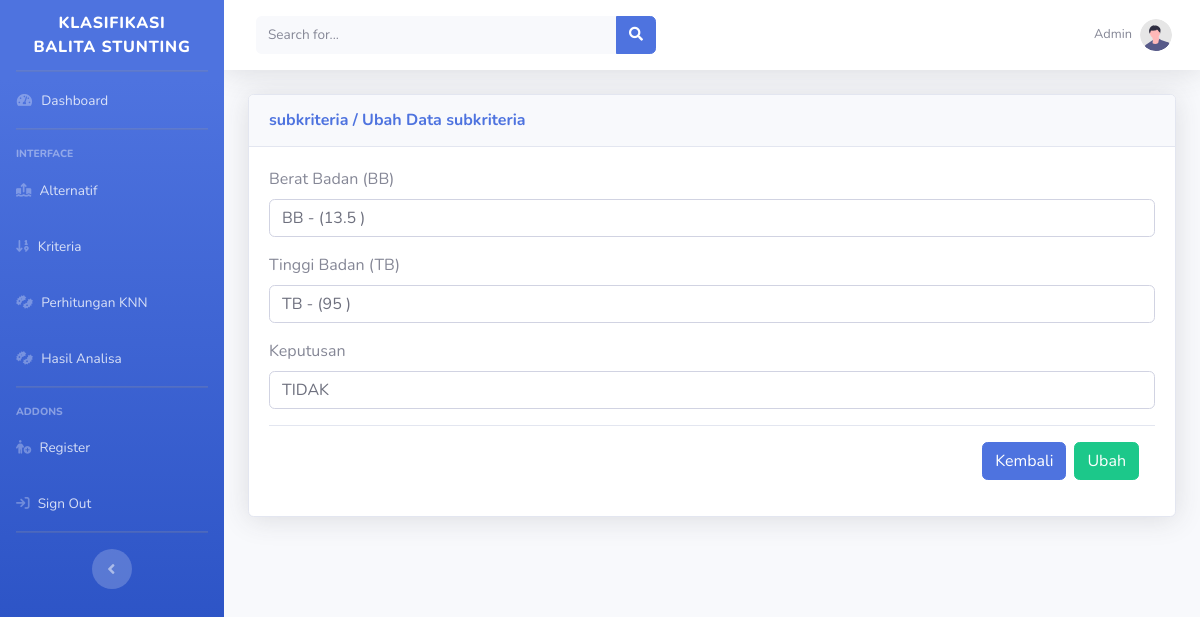
Before: /admin/trainingaksi.php?id_alternatif=A01&aksi=ubah (signed in) with the older database file.
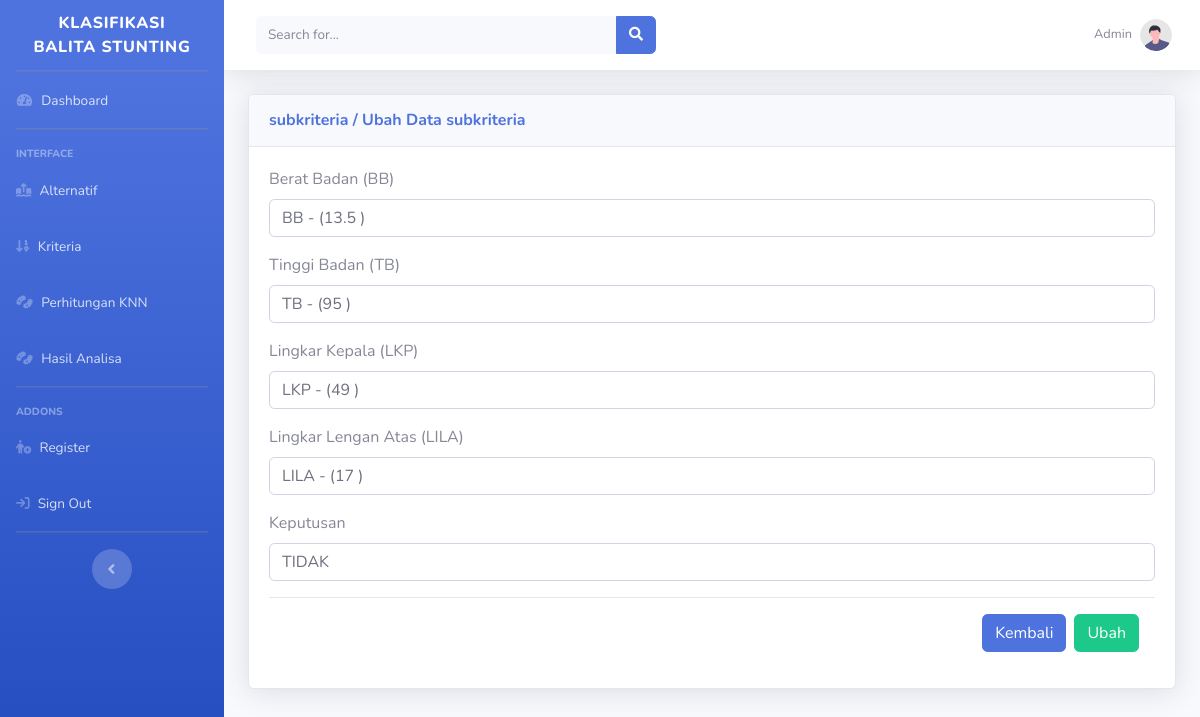
After: the same page with the newer database file.
### tables this page shows
CREATE TABLE `tb_kriteria` (
  `id_kriteria` varchar(11) NOT NULL,
  `nama_kriteria` varchar(50) NOT NULL,
  `keterangan_kriteria` varchar(255) NOT NULL
);

CREATE TABLE `tb_alternatif` (
  `id_alternatif` varchar(11) NOT NULL,
  `nik_alternatif` varchar(20) NOT NULL,
  `nama_alternatif` varchar(50) NOT NULL,
  `umur_alternatif` varchar(10) NOT NULL,
  `tgl_alternatif` varchar(10) NOT NULL,
  `keputusan_training` varchar(50) NOT NULL,
  `distance` double NOT NULL,
  `rangking` int(11) NOT NULL,
  `pilihan` varchar(20) NOT NULL
);

### admin/trainingaksi.php (the view, shortened to what this page needs)
<?php
include 'header.php';
if (isset($_GET['aksi'])) {
    if ($_GET['aksi'] == 'tambah') {
        ?>
<?php
$cari_id = mysqli_query($db, "SELECT max(id_subkriteria) FROM tb_subkriteria");
        $data_id = mysqli_fetch_array($cari_id);
        if ($data_id) {
            $nilai_id = substr($data_id[0], 1);
            $id = (int) $nilai_id;
            $id = $id + 1;
            $id_otomatis = "S" . str_pad($id, 2, "0", STR_PAD_LEFT);
        } else {
            $id_otomatis = "S01";
        }
        ?>
<div class='card shadow mb-2'>
    <div class='card-header py-3'>
        <h6 class='m-0 font-weight-bold text-primary'>Training / Tambah Data Training</h6>
    </div>
    <div class='card-body'>
        <div class='table-responsive'>
        </div>
        <form action="trainingproses.php?proses=prosestambah" method="post" enctype="multipart/form-data">
            <input type="hidden" name="id_alternatif" class="form-control"
                value="<?=htmlspecialchars($_GET['id_alternatif']);?>">
            <!-- <?php
$hasil = mysqli_query($db, "SELECT * FROM tb_kriteria ORDER BY id_kriteria");
        while ($baris = mysqli_fetch_array($hasil)) {
            $idK = $baris['id_kriteria'];
            $labelK = $baris['nama_kriteria'];
            echo "<div class='form-group'>
                        <label>" . $labelK . "</label>";
            echo "<select name='" . $idK . "' class='form-control'>";
            $hasil2 = mysqli_query($db, "SELECT * FROM tb_subkriteria WHERE id_kriteria='" . $idK . "' ORDER BY nilai_subkriteria DESC");
            while ($baris2 = mysqli_fetch_array($hasil2)) {
                echo "<option selected value='" . $baris2['id_subkriteria'] . "'>" . $baris2['nama_subkriteria'] . " - (" . $baris2['nilai_subkriteria'] . ")</option>";
            }
            echo "</select> </div>";
        }
        ?> -->
            <div class="form-group">
                <label>Keputusan</label>
                <select name="keputusan_training" class="form-control">
                    <option>YA</option>
                    <option>TIDAK</option>
                </select>
            </div>
            <div class="modal-footer">
                <a href="training.php?id_alternatif=<?=$_GET['id_alternatif'];?>" class="btn btn-primary">Kembali</a>
                <input type="submit" class="btn btn-success" value="Simpan">
            </div>
        </form>
    </div>
</div>
<?php
} elseif ($_GET['aksi'] == 'ubah') {
        ?>
<div class='card shadow mb-2'>
    <div class='card-header py-3'>
        <h6 class='m-0 font-weight-bold text-primary'>subkriteria / Ubah Data subkriteria</h6>
    </div>
    <div class='card-body'>
        <form action="trainingproses.php?proses=prosesubah" method="post" enctype="multipart/form-data">
            <?php
        $hasil = mysqli_query($db, "SELECT * FROM tb_kriteria ORDER BY id_kriteria");
        while ($baris = mysqli_fetch_array($hasil)) {
            $idK = $baris['id_kriteria'];
            $labelK = $baris['nama_kriteria'];
            $id_alternatif = $_GET['id_alternatif'];
            $hasil3 = mysqli_query($db, "SELECT * FROM tb_training WHERE id_kriteria='" . $idK . "' AND id_alternatif='" . $id_alternatif . "'");
            $result3 = mysqli_fetch_array($hasil3, MYSQLI_ASSOC);
            $sub = $result3['id_subkriteria'];
            echo "<div class='form-group'>
                        <label>" . $labelK . "</label>";
            echo "<select name='" . $idK . "' class='form-control'>";
            $hasil2 = mysqli_query($db, "SELECT * FROM tb_subkriteria WHERE id_kriteria='" . $idK . "' ORDER BY nilai_subkriteria DESC");
            while ($baris2 = mysqli_fetch_array($hasil2)) {
                if ($baris2['id_subkriteria'] == $sub) {
                    echo "<option selected value='" . $baris2['id_subkriteria'] . "'>" . $baris2['nama_subkriteria'] . " - (" . $baris2['nilai_subkriteria'] . ")</option>";
                } else {
                    echo "<option value='" . $baris2['id_subkriteria'] . "'>" . $baris2['nama_subkriteria'] . " - (" . $baris2['nilai_subkriteria'] . ")</option>";
                }
            }
            echo "</select> </div>";
        }
        ?>
            <?php
$hasil = mysqli_query($db, "SELECT * FROM tb_alternatif WHERE id_alternatif='$_GET[id_alternatif]'");
        while ($baris = mysqli_fetch_array($hasil)) {?>
            <div class="form-group">
                <label>Keputusan</label>
                <select name="keputusan_training" class="form-control">
                    <option selected><?=$baris['keputusan_training']?></option>
                </select>
            </div>
            <?php }?>
            <div class="modal-footer">
                <a href="training.php?id_alternatif=<?=$_GET['id_alternatif'];?>" class="btn btn-primary">Kembali</a>
                <input type="submit" class="btn btn-success" value="Ubah">
            </div>
        </form>
    </div>
</div>
<?php
}
}
?>

Changed rows visible on the page:
added tb_kriteria: nama_kriteria "Lingkar Kepala (LKP)"
added tb_kriteria: nama_kriteria "Lingkar Lengan Atas (LILA)"
